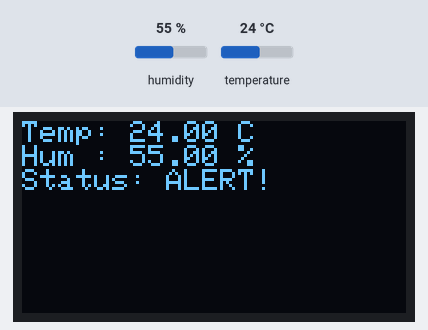
Simulated run of this sketch. Board: ESP32. Shown: 128×64 one-colour display. Inputs (shaded band) come from the test bench; at power-on: humidity 55 %, temperature 24 °C. WiFi joins after 1.5 s; servers stay silent unless stated; web services answer with replies made up by the test bench; what the sketch prints to the serial monitor is not drawn.

Above: at 1.6 s.

The sketch:

code.ino.ino
```cpp
#include <WiFi.h>
#include <HTTPClient.h>
#include <DHT.h>
#include <Wire.h>
#include <Adafruit_GFX.h>
#include <Adafruit_SSD1306.h>
#define DHTPIN 4
#define DHTTYPE DHT11
DHT dht(DHTPIN, DHTTYPE);
#define SCREEN_WIDTH 128
#define SCREEN_HEIGHT 64
Adafruit_SSD1306 display(SCREEN_WIDTH, SCREEN_HEIGHT, &Wire, -1);
const char* ssid = "realme C53";
const char* password = "cybad5MSSB";
String apiKey = " VMWEP6BC1TNYCO9F";
const char* server = "http://api.thingspeak.com/update";
float tempLimit = 8.0;
float humLimit = 80.0;
void setup() {
  Serial.begin(115200);
  dht.begin();
  // OLED init
  if (!display.begin(SSD1306_SWITCHCAPVCC, 0x3C)) {
    Serial.println("OLED failed");
    while (true);
  }
  display.clearDisplay();
  display.setTextSize(1);
  display.setTextColor(WHITE);
  // WiFi connect
  WiFi.begin(ssid, password);
  Serial.print("Connecting WiFi");
  while (WiFi.status() != WL_CONNECTED) {
    delay(500);
    Serial.print(".");
  }
  Serial.println("\nWiFi connected");
}
void loop() {
  float temp = dht.readTemperature();
  float hum = dht.readHumidity();
  if (isnan(temp) || isnan(hum)) {
    Serial.println("Failed to read from DHT");
    return;
  }
  display.clearDisplay();
  display.setCursor(0, 0);
  display.print("Temp: ");
  display.print(temp);
  display.println(" C");
  display.print("Hum : ");
  display.print(hum);
  display.println(" %");
  if (temp > tempLimit) {
    display.println("Status: ALERT!");
  } else {
    display.println("Status: SAFE");
  }
  display.display();
  if (WiFi.status() == WL_CONNECTED) {
    HTTPClient http;
    String url = String(server) +
                 "?api_key=" + apiKey +
                 "&field1=" + String(temp) +
                 "&field2=" + String(hum);
    http.begin(url);
    int httpResponseCode = http.GET();
    Serial.print("ThingSpeak response: ");
    Serial.println(httpResponseCode);
    http.end();
  }
  delay(20000); // ThingSpeak requires 15 sec minimum
}
```
